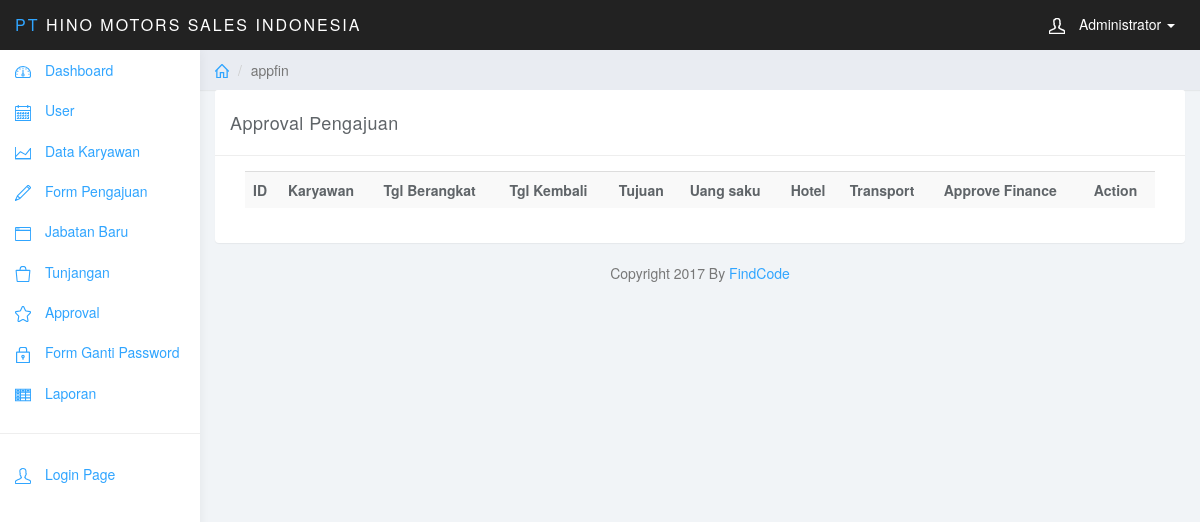
The app's page /index.php?page=appfin (signed in), older data.
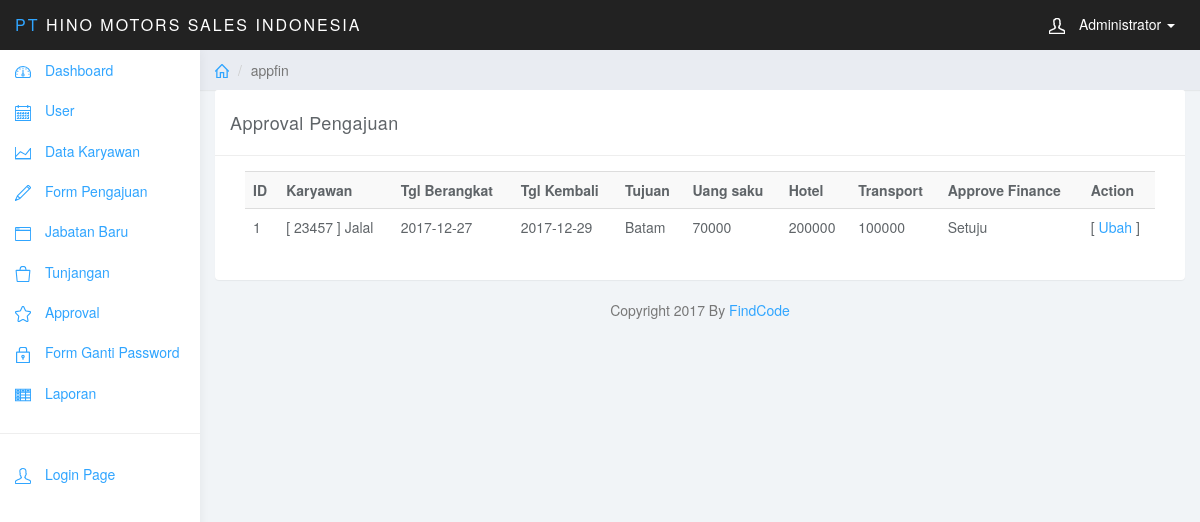
The same page, newer data.
### tables this page shows
CREATE TABLE IF NOT EXISTS `pengajuan_tb` (
`id` int(11) NOT NULL,
  `nik` int(20) NOT NULL,
  `tg_berangkat` date NOT NULL,
  `tg_pulang` date NOT NULL,
  `tujuan` varchar(255) NOT NULL,
  `u_saku` double NOT NULL,
  `u_hotel` double NOT NULL,
  `u_trans` double NOT NULL,
  `app_divhead` varchar(20) NOT NULL,
  `app_finance` varchar(20) NOT NULL,
  `CreatedDate` date DEFAULT NULL,
  `AppDateFin` date DEFAULT NULL,
  `AppDateDiv` date DEFAULT NULL,
  `AppFin` varchar(20) DEFAULT NULL,
  `AppDiv` varchar(20) DEFAULT NULL
);

CREATE TABLE IF NOT EXISTS `karyawan_tb` (
  `nik` int(20) NOT NULL,
  `nama` varchar(50) NOT NULL,
  `jabatan` int(11) NOT NULL,
  `divisi` varchar(20) NOT NULL
);

### page/appfin.php (the view)
<div class="panel panel-default">
    <div class="panel-heading">Approval Pengajuan</div>
    <div class="panel-body">
        <div class="col-sm-12">
            <div class="table-responsive">
                <table class="table table-striped">
                    <tr>
                        <th>ID</th>
                        <th>Karyawan</th>
                        <th>Tgl Berangkat</th>
                        <th>Tgl Kembali</th>
                        <th>Tujuan</th>
                        <th>Uang saku</th>
                        <th>Hotel</th>
                        <th>Transport</th>
                        <th>Approve Finance</th>
                        <th>Action</th>
                    </tr>
                    <?php
                    $r = $con->query("SELECT pengajuan_tb.*,karyawan_tb.nama FROM pengajuan_tb INNER JOIN karyawan_tb ON pengajuan_tb.nik = karyawan_tb.nik");
                    while ($rr = $r->fetch_array()) {
                    ?>
                    <tr>
                        <td><?php echo $rr['id'];?></td>
                        <td><?php echo "[ ".$rr['nik']." ] ".ucfirst($rr['nama']);?></td>
                        <td><?php echo $rr['tg_berangkat'];?></td>
                        <td><?php echo $rr['tg_pulang'];?></td>
                        <td><?php echo ucfirst($rr['tujuan']);?></td>
                        <td><?php echo $rr['u_saku'];?></td>
                        <td><?php echo $rr['u_hotel'];?></td>
                        <td><?php echo $rr['u_trans'];?></td>
                        <td><?php echo ucfirst($rr['app_finance']);?></td>
                        <td>[<a href="index.php?page=approval2&id=<?php echo $rr['id']; ?>"> Ubah </a> ]</td>
                        <?php
                        }
                        ?>
                </table>
            </div>
        </div>
    </div>
</div>

Row changes from the older to the newer data that the page shows:
added pengajuan_tb: id "1", nik "23457", karyawan_tb.nama "Jalal", tg_berangkat "2017-12-27", tg_pulang "2017-12-29", tujuan "Batam", u_saku "70000", u_hotel "200000", u_trans "100000", app_finance "Setuju"
